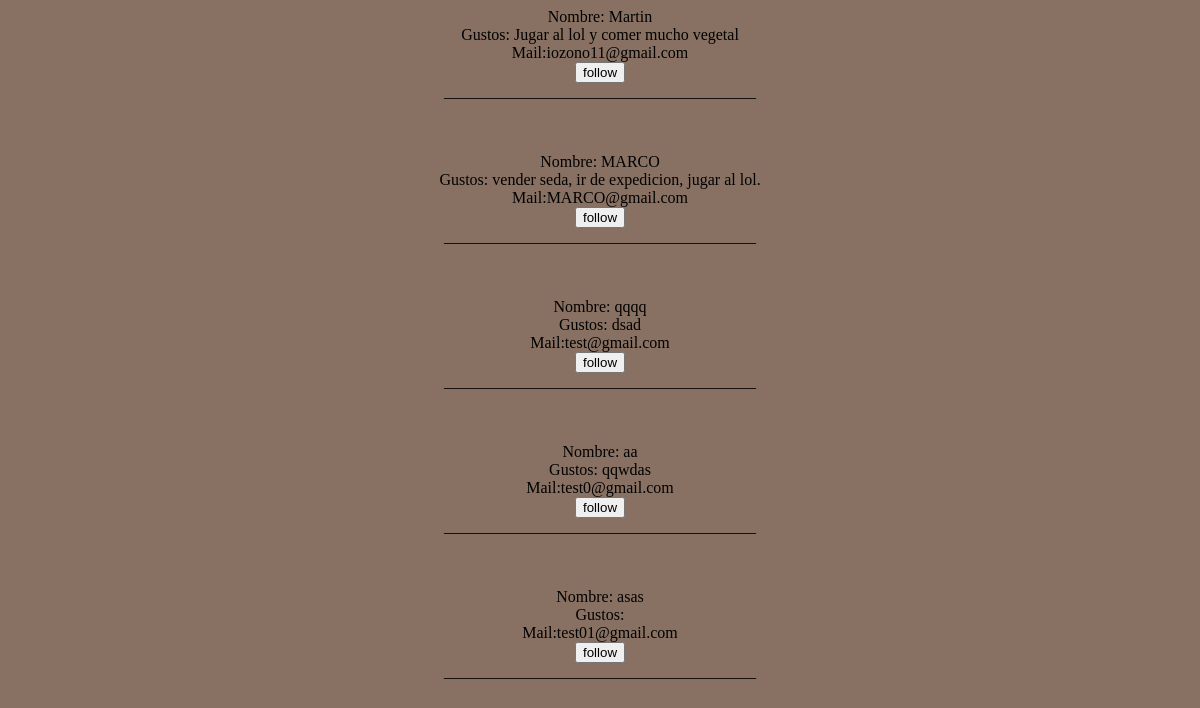
Before: /app/explore.php (signed in) with the older database file.
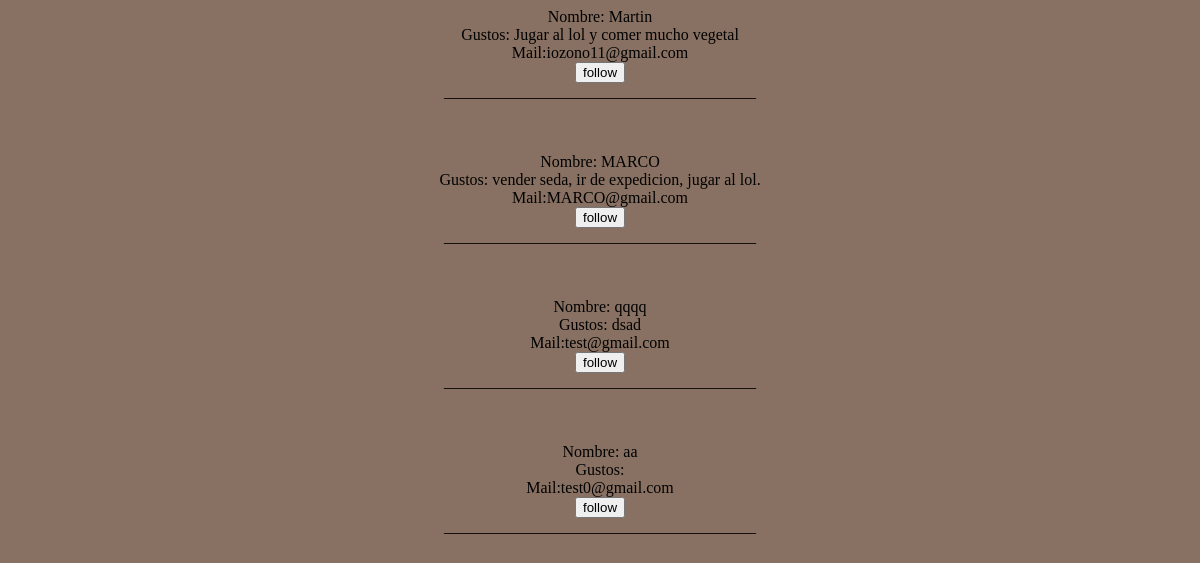
After: the same page with the newer database file.
### tables this page shows
CREATE TABLE `usuarios` (
  `mail` varchar(50) NOT NULL,
  `contrasena` varchar(255) NOT NULL,
  `nombre` varchar(50) NOT NULL,
  `apellidos` varchar(50) NOT NULL,
  `DNI` varchar(10) DEFAULT NULL,
  `sexo` varchar(50) DEFAULT NULL,
  `telefono` varchar(9) DEFAULT NULL,
  `sexualidad` varchar(50) DEFAULT NULL,
  `fechaNac` varchar(50) DEFAULT NULL,
  `gustos` text DEFAULT NULL,
  `altura` int(11) DEFAULT NULL,
  `peso` int(11) DEFAULT NULL,
  `tarjeta` text DEFAULT NULL
);

### app/explore.php (the view, shortened to what this page needs)
<?php
echo "
<head><link rel='stylesheet' type='text/css' href='style.css'></head>
<center>";
if (isset($_SESSION['loggedin']) && $_SESSION['loggedin'] == true) {
  $hostname = "db";
  $username = "admin";
  $password = "test";
  $db = "database";
  $conn = mysqli_connect($hostname,$username,$password,$db);
  $query = mysqli_query($conn, "SELECT * FROM usuarios")
     or die (mysqli_error($conn));
  $followedA=array();
  while ($row = mysqli_fetch_array($query)) {
    $mail=$row["mail"];
    if (in_array($row["mail"],$followedA)){
      echo
        "<body style='background-color:#887162;'>
      <form method='POST'  action='follow.php?fmail=$mail&follow=False'><tr>
        <td>Nombre: {$row['nombre']}</td><br>
        <td>Gustos: {$row['gustos']}</td><br>
        <td>Mail:{$mail}</td><br><br><br>
        <input type='submit' value='unfollow'><br>
        <center>_______________________________________<br></center>
        </form>
        </tr><br><br>";
    }else{
      echo
      "<body style='background-color:#887162;'>
      <form method='POST'  action='follow.php?fmail=$mail&follow=True'><tr>
        <td>Nombre: {$row['nombre']}</td><br>
        <td>Gustos: {$row['gustos']}</td><br>
        <td>Mail:{$mail}</td><br>
        <input type='submit' value='follow'><br>
        <center>_______________________________________<br></center>
        </form>
        </tr><br><br>";
    }
  }
}else{
      echo 'No estas loggeado. <a href="registro.html><b><n>Login</a><br><br>';
}
?>

Changed rows visible on the page:
removed usuarios: nombre "asas", mail "test01@gmail.com"
changed usuarios "aa": gustos "qqwdas" → (not shown)
